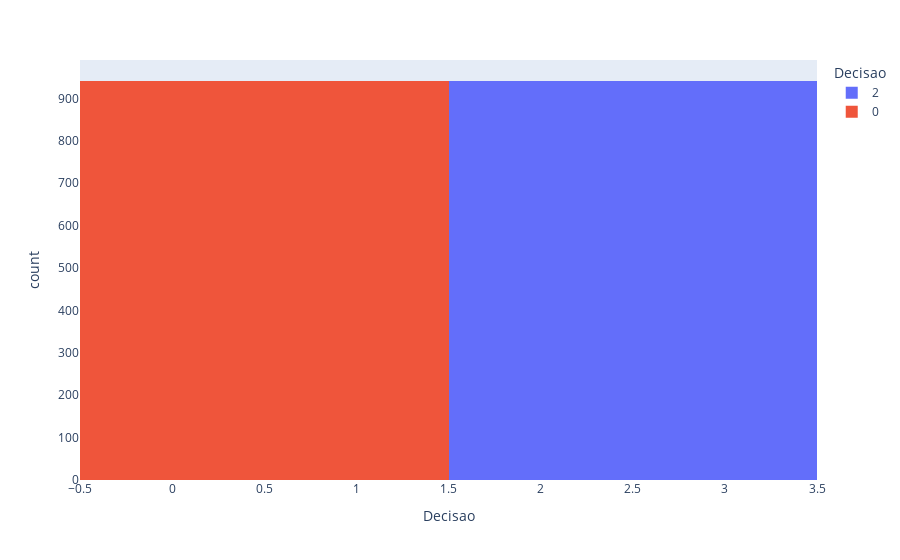

Notebook code for this chart:
### Markdown cell above
##### Como está muito desbalanceado a relação da categoria 1, vou excluir a categoria 1 e transformar em 0

### Code cell
# Como está muito desbalanceado a relação da categoria 1, vou excluir a categoria 1 e transformar em 0

base_dados.loc[base_dados['Decisao']==1, 'Decisao'] = 0
fig = px.histogram(base_dados, x='Decisao', color='Decisao')
fig.show()

### Figure 1 — Plotly figure (JSON) as saved in the notebook; plotly's stock layout.template omitted (floating-point values rounded to 4 significant figures; data arrays with more than 128 entries replaced by an {"elided": "..."} marker saying what was removed)
{"data": [{"alignmentgroup": "True", "bingroup": "x", "hovertemplate": "Decisao=%{x}<br>count=%{y}<extra></extra>", "legendgroup": "2", "marker": {"color": "#636efa"}, "name": "2", "offsetgroup": "2", "orientation": "v", "showlegend": true, "type": "histogram", "x": {"elided": "941 int values"}, "xaxis": "x", "yaxis": "y"}, {"alignmentgroup": "True", "bingroup": "x", "hovertemplate": "Decisao=%{x}<br>count=%{y}<extra></extra>", "legendgroup": "0", "marker": {"color": "#EF553B"}, "name": "0", "offsetgroup": "0", "orientation": "v", "showlegend": true, "type": "histogram", "x": {"elided": "941 int values"}, "xaxis": "x", "yaxis": "y"}], "layout": {"barmode": "relative", "legend": {"title": {"text": "Decisao"}, "tracegroupgap": 0}, "margin": {"t": 60}, "xaxis": {"anchor": "y", "categoryarray": [2, 0], "categoryorder": "array", "domain": [0, 1], "title": {"text": "Decisao"}}, "yaxis": {"anchor": "x", "domain": [0, 1], "title": {"text": "count"}}}}
